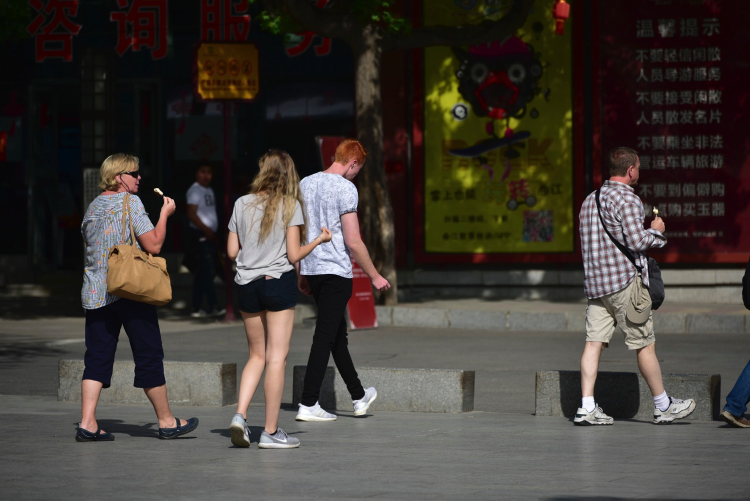
#> input picture notebooks/case_study/pedestrian_detection/images/1.jpg, 1500 x 1001 px (shown at 1/2 size); its folder holds only this picture in this run
$ jupyter execute detect_pedestrian.ipynb
#> lines starting #> are read from the running program, lines starting #| are printed output that depends on the picture; after the words box and inside, x2 and y2 are one past the last pixel; in counts of white or black regions, pixels touching at a corner belong together
### notebooks/case_study/pedestrian_detection/helper.py
import cv2
import matplotlib.pyplot as plt

def draw(title, image, reverse = False):
    plt.title(title)
    plt.axis("off")
    if reverse == True:
        plt.imshow(cv2.cvtColor(image, cv2.COLOR_BGR2RGB))
    else:
        plt.imshow(image)
    plt.show()

### notebooks/case_study/pedestrian_detection/detect_pedestrian.ipynb
Pedestrian detection by HOG + Linear SVM

[cell 1]
from imutils.object_detection import non_max_suppression
from imutils import paths
from helper import draw
import numpy as np
import imutils
import cv2

hog = cv2.HOGDescriptor()
hog.setSVMDetector(cv2.HOGDescriptor_getDefaultPeopleDetector())

for imagePath in paths.list_images("images"):
	# load the image and resize it to (1) reduce detection time
	# and (2) improve detection accuracy
	image = cv2.imread(imagePath)
#> image is the input picture: shape (1001, 1500, 3); mean B, G, R 55, 60.4, 66.6
	image = imutils.resize(image, width=min(400, image.shape[1]))
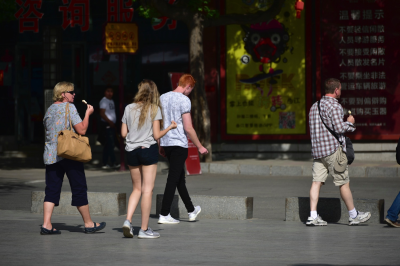
#> image: shape (266, 400, 3); mean B, G, R 55, 60.4, 66.6
	orig = image.copy()

    # detect people in the image
	(rects, weights) = hog.detectMultiScale(image, winStride=(4, 4),
		padding=(8, 8), scale=1.05)
#> rects = [[287, 70, 90, 180], [116, 59, 98, 196], [18, 57, 95, 191]]; weights = [1.99, 3.23, 2.35]

    # draw the original bounding boxes
	for (x, y, w, h) in rects:
		cv2.rectangle(orig, (x, y), (x + w, y + h), (0, 0, 255), 2)
#> this loop made 3 passes
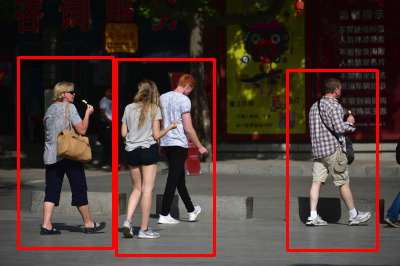
#> orig: shape (266, 400, 3); 4.78% of pixels changed, all inside (x1, y1, x2, y2) = (17, 56, 379, 257)

    # apply non-maxima suppression to the bounding boxes using a
	# fairly large overlap threshold to try to maintain overlapping
	# boxes that are still people
	rects = np.array([[x, y, x + w, y + h] for (x, y, w, h) in rects])
#> rects = [[287, 70, 377, 250], [116, 59, 214, 255], [18, 57, 113, 248]]
	pick = non_max_suppression(rects, probs=None, overlapThresh=0.65)
#> pick = [[116, 59, 214, 255], [287, 70, 377, 250], [18, 57, 113, 248]]

    # draw the final bounding boxes
	for (xA, yA, xB, yB) in pick:
		cv2.rectangle(image, (xA, yA), (xB, yB), (0, 255, 0), 2)
#> this loop made 3 passes
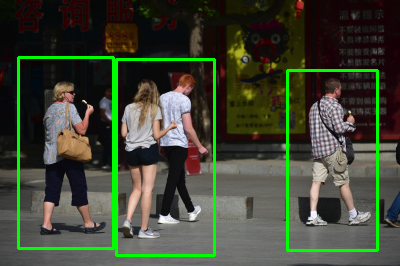
#> image: shape (266, 400, 3); 4.78% of pixels changed, all inside (x1, y1, x2, y2) = (17, 56, 379, 257)

    # show some information on the number of bounding boxes
	filename = imagePath[imagePath.rfind("/") + 1:]
	print("[INFO] {}: {} original boxes, {} after suppression".format(
		filename, len(rects), len(pick)))
#| [INFO] 1.jpg: 3 original boxes, 3 after suppression

    # show the output images
	draw("Before NMS", orig, True)
	draw("After NMS", image, True)

$ run again, on notebooks/case_study/pedestrian_detection/images/2.jpg
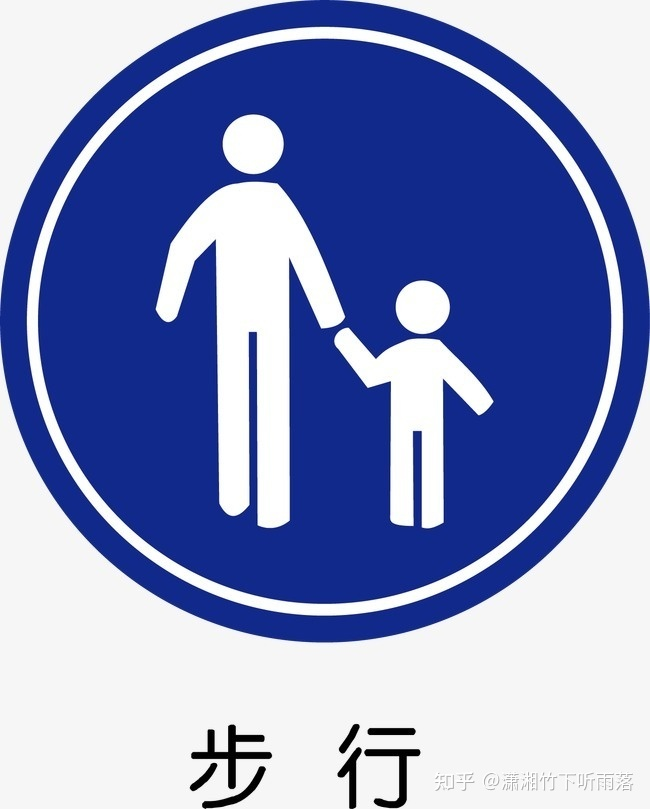
#> input picture notebooks/case_study/pedestrian_detection/images/2.jpg, 650 x 809 px
#> image is the input picture: shape (809, 650, 3); mean B, G, R 191, 143.5, 131.6
#> `(rects, weights) = hog.detectMultiScale(image, winStride=(4, 4), paddi..`: rects = [[208, 160, 98, 196], [71, 29, 172, 343]]; weights = [1.39, 2.81]
#> the loop `for (x, y, w, h) in rects:` made 2 passes
#> after the loop `for (x, y, w, h) in rects:`:
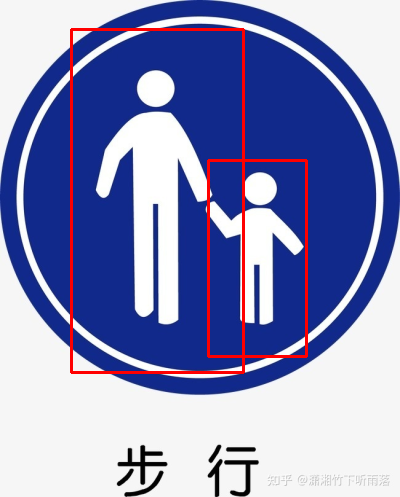
#> orig: shape (497, 400, 3); mean B, G, R 187, 141.2, 136
#> `rects = np.array([[x, y, x + w, y + h] for (x, y, w, h) in rects])`: rects = [[208, 160, 306, 356], [71, 29, 243, 372]]
#> pick = [[71, 29, 243, 372], [208, 160, 306, 356]]
#> the loop `for (xA, yA, xB, yB) in pick:` made 2 passes
#> after the loop `for (xA, yA, xB, yB) in pick:`:
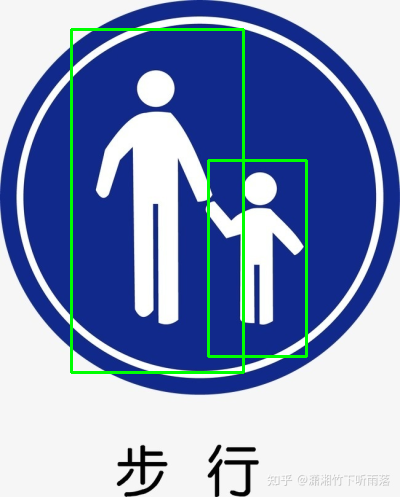
#> image: shape (497, 400, 3); mean B, G, R 187, 147.4, 129.8
#| [INFO] 2.jpg: 2 original boxes, 2 after suppression

$ run again, on notebooks/case_study/pedestrian_detection/images/3.jpg
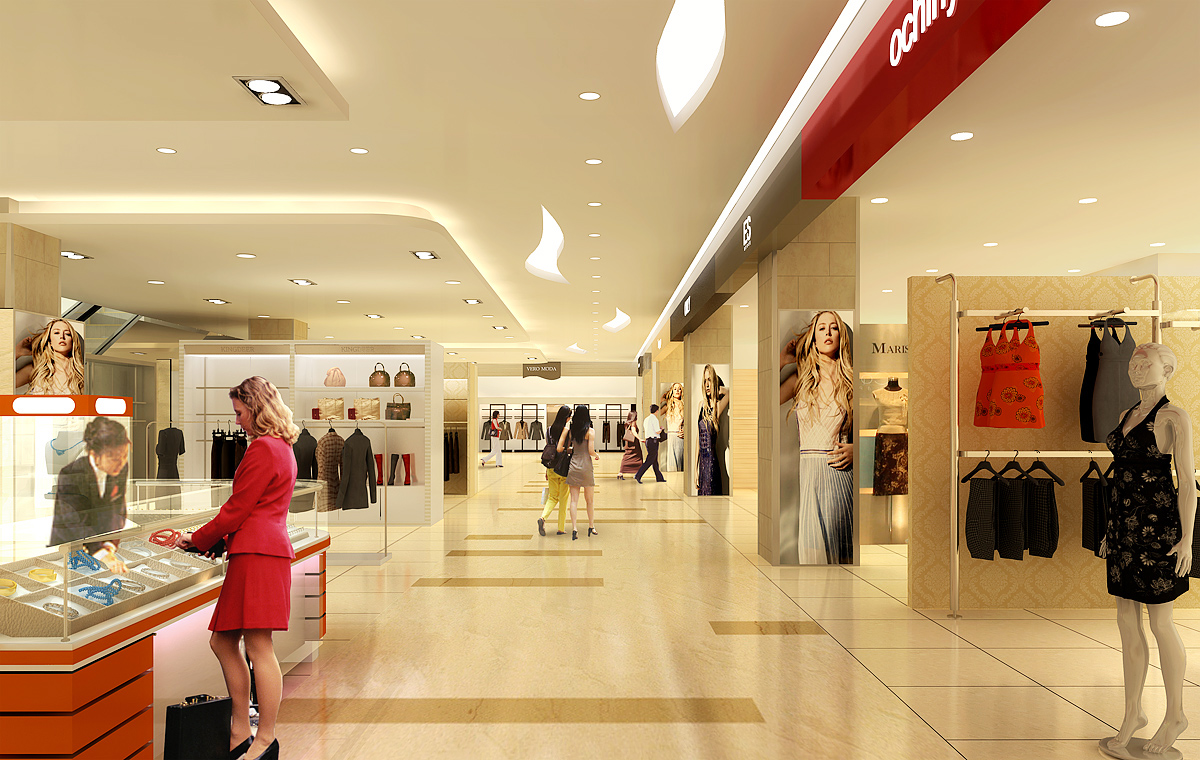
#> input picture notebooks/case_study/pedestrian_detection/images/3.jpg, 1200 x 760 px
#> image is the input picture: shape (760, 1200, 3); mean B, G, R 114.7, 157.6, 190
#> `(rects, weights) = hog.detectMultiScale(image, winStride=(4, 4), paddi..`: rects = [[52, 111, 70, 140]]; weights = [0.91]
#> the loop `for (x, y, w, h) in rects:` made 1 pass
#> after the loop `for (x, y, w, h) in rects:`:
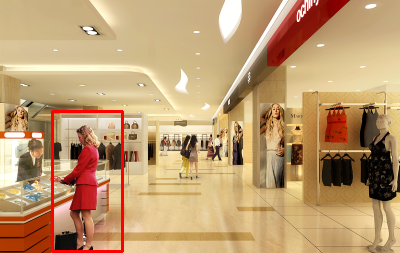
#> orig: shape (253, 400, 3); mean B, G, R 113.3, 155.8, 191
#> `rects = np.array([[x, y, x + w, y + h] for (x, y, w, h) in rects])`: rects = [[52, 111, 122, 251]]
#> the loop `for (xA, yA, xB, yB) in pick:` made 1 pass
#> after the loop `for (xA, yA, xB, yB) in pick:`:
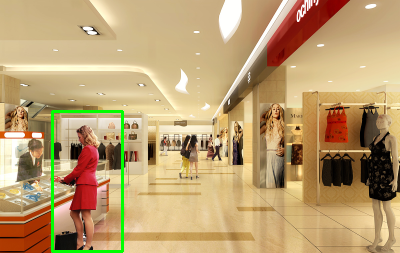
#> image: shape (253, 400, 3); mean B, G, R 113.3, 159, 187.9
#| [INFO] 3.jpg: 1 original boxes, 1 after suppression
